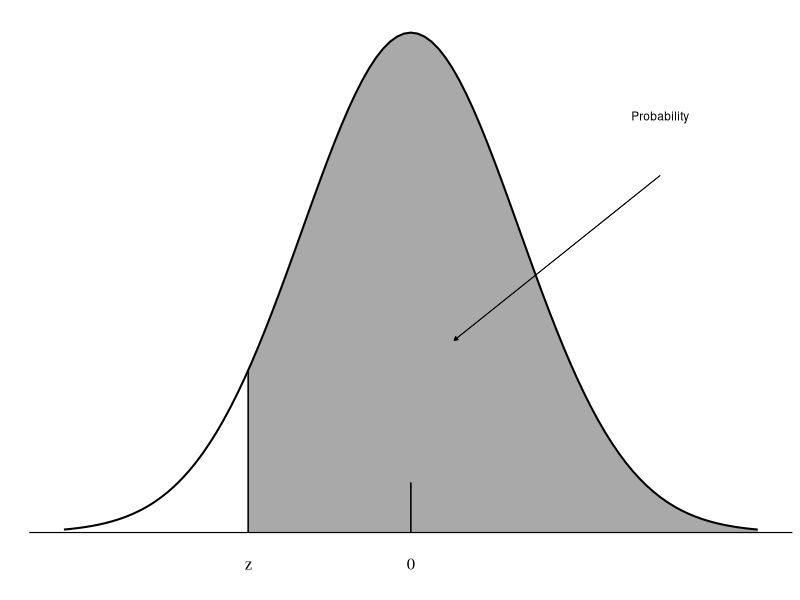

The R source for this figure: (Note: this script raises an error after producing the figure.)
## ---- chunk 1
knitr::opts_chunk$set(
  echo = FALSE, cache = FALSE, comment = "", warning = FALSE, message = FALSE,
  fig.height = 1.4, fig.width = 2.2, fig.align = "center"
)
## ---- chunk 2
library(ggplot2); theme_set(theme_classic())
library(xtable)


x_right <- seq(-1.5, 3.2, by = 0.001)
shaded_right <- data.frame(x = x_right, y = dnorm(x_right))

ggplot(data.frame(x = c(-3.2, 3.2))) +
  geom_area(data = shaded_right, aes(x = x, y = y), fill = "darkgray") +
  stat_function(fun = dnorm, lwd = 0.7) +
  geom_hline(yintercept = 0, lwd = 0.4) +
  geom_segment(x = 0, y = 0, xend = 0, yend = dnorm(0)/10, lwd = 0.4) +
  geom_segment(x = -1.5, y = 0, xend = -1.5, yend = dnorm(-1.5), lwd = 0.4) +
  geom_segment(
    x = 2.3, y = dnorm(0)/1.4, 
    xend = 0.4, yend = dnorm(0)/2.6, 
    arrow = arrow(length = unit(0.1, "cm"), type = "closed"),
    size = 0.3
  ) +
  annotate(geom = "text", 
    x = 2.3, y = dnorm(0)/1.2,
    label = "Probability",
    size = 3
  ) +
  scale_x_continuous(limits = c(-3.2, 3.2), breaks = c(-1.5, 0), 
    labels = c("z", 0)
  ) +
  labs(x = "", y = "") +
  theme(
    axis.text.y = element_blank(), axis.ticks = element_blank(),
    axis.line = element_blank(), axis.title.x = element_text(size = 12),
    axis.text.x = element_text(size = 12, color = "black", 
      margin = margin(t = -2)
    ),
    text = element_text(family = "serif")
  )
## ---- chunk 3

# negative z-scores
z_neg <- seq(-3.49, 0, by = 0.01)
cum_probs <- round(pnorm(z_neg, lower.tail = FALSE), input$round_digits)
table_probs <- matrix(cum_probs, nrow = length(seq(-3.4, 0, 0.1)), byrow = TRUE)

# important to rotate!!
rotate <- function(x) t(apply(x, 1, rev))
table_probs_new <- rotate(table_probs)

first_col <- formatC(signif(seq(-3.4, 0, 0.1), 2), format = "f", digits = 1)
first_col[length(first_col)] <- "-0.0"
table_probs_new <- cbind.data.frame(first_col, table_probs_new)

col_names <- formatC(signif(seq(0, 0.09, 0.01), 2), format = "f", digits = 2)
col_names_centered <- paste0("\\multicolumn{1}{c}{", col_names, "}")

colnames(table_probs_new) <- c("z", col_names_centered)


if (input$drop_lead_zeros) {
  table_probs_new <- apply(table_probs_new, 2,
    function(.) gsub("^(-?)0.", "\\1.", .)
  )

  colnames(table_probs_new) <- gsub("\\{0.", "\\{.", colnames(table_probs_new))
}


format_text <- function(x) {
  x <- gsub("-", "$-$", x)
  x <- gsub("z", "$z$", x)
  x
}


addtorow <- list(
  pos = as.list(seq(4, 29, by = 5)), 
  command = rep("\\vspace{0.08in}", 6)
)


print(
  xtable::xtable(table_probs_new, 
    digits = c(2, 2, rep(input$round_digits, 10)),
    align = c("c|", "c|", rep("r", 10)),
    type = "latex"
  ),
  sanitize.text.function = format_text,
  include.rownames = FALSE,
  add.to.row = addtorow,
  comment = FALSE,
  booktabs = TRUE
)
## ---- chunk 4

x_right2 <- seq(1.5, 3.2, by = 0.001)
shaded_right2 <- data.frame(x = x_right2, y = dnorm(x_right2))

ggplot(data.frame(x = c(-3.2, 3.2))) +
  geom_area(data = shaded_right2, aes(x = x, y = y), fill = "darkgray") +
  stat_function(fun = dnorm, lwd = 0.7) +
  geom_hline(yintercept = 0, lwd = 0.4) +
  geom_segment(x = 0, y = 0, xend = 0, yend = dnorm(0)/10, lwd = 0.4) +
  geom_segment(x = 1.5, y = 0, xend = 1.5, yend = dnorm(1.5), lwd = 0.4) +
  geom_segment(
    x = 2.3, y = dnorm(0)/1.65, 
    xend = 1.75, yend = dnorm(0)/18, 
    arrow = arrow(length = unit(0.1, "cm"), type = "closed"),
    size = 0.3
  ) +
  annotate(geom = "text", 
    x = 2.3, y = dnorm(0)/1.4,
    label = "Probability",
    size = 3
  ) +
  scale_x_continuous(limits = c(-3.2, 3.2), breaks = c(0, 1.5), 
    labels = c(0, "z")
  ) +
  labs(x = "", y = "") +
  theme(
    axis.text.y = element_blank(), axis.ticks = element_blank(),
    axis.line = element_blank(), axis.title.x = element_text(size = 12),
    axis.text.x = element_text(size = 12, color = "black", 
      margin = margin(t = -2)
    ),
    text = element_text(family = "serif")
  )
## ---- chunk 5

# positive z-scores
z_pos <- seq(0, 3.49, by = 0.01)
cum_probs2 <- round(pnorm(z_pos, lower.tail = FALSE), input$round_digits)
table_probs2 <- matrix(cum_probs2, nrow = length(seq(0, 3.4, 0.1)), byrow = TRUE)

first_col2 <- formatC(signif(seq(0, 3.4, 0.1), 2), format = "f", digits = 1)
table_probs_new2 <- cbind.data.frame(first_col2, table_probs2)

col_names <- formatC(signif(seq(0, 0.09, 0.01), 2), format = "f", digits = 2)
col_names_centered <- paste0("\\multicolumn{1}{c}{", col_names, "}")

colnames(table_probs_new2) <- c("z", col_names_centered)


if (input$drop_lead_zeros) {
  table_probs_new2 <- apply(table_probs_new2, 2, 
    function(.) gsub("^(-?)0.", "\\1.", .)
  )
  
  colnames(table_probs_new2) <- gsub("\\{0.", "\\{.", colnames(table_probs_new2))
}


format_text <- function(x) {
  x <- gsub("z", "$z$", x)
  x
}


addtorow <- list(
  pos = as.list(seq(4, 29, by = 5)), 
  command = rep("\\vspace{0.08in}", 6)
)


print(
  xtable::xtable(table_probs_new2, 
    digits = c(2, 2, rep(input$round_digits, 10)),
    align = c("c|", "c|", rep("r", 10)),
    type = "latex"
  ),
  sanitize.text.function = format_text,
  include.rownames = FALSE,
  add.to.row = addtorow,
  comment = FALSE,
  booktabs = TRUE
)
## ---- chunk 6
if (input$include_crit_z_table == TRUE) {

  conf_level <- c(0.8, 0.9, 0.95, 0.99)
  crit_z <- qnorm(conf_level + (1 - conf_level)/2)
  crit_z[c(2, 4)] <- round(crit_z[c(2, 4)], 3)
  crit_z[c(1, 3)] <- formatC(crit_z[c(1, 3)], format = "f", digits = 2)
  
  conf_level_table <- paste0(conf_level*100, "%")
  
  crit_z_table <- cbind.data.frame(conf_level_table, crit_z)
  names(crit_z_table) <- c("Confidence Level", "Critical Z")
  
  
  crit_table <- xtable(crit_z_table, 
    align = c("c", "c", "l"),
    type = "latex"
  )
  
  
  x_middle <- seq(-1.645, 1.645, by = 0.001)
  shaded_middle <- data.frame(x = x_middle, y = dnorm(x_middle))

  crit_plot <- ggplot(data.frame(x = c(-3.2, 3.2))) +
    geom_area(data = shaded_middle, aes(x = x, y = y), fill = "darkgray") +
    stat_function(fun = dnorm, lwd = 0.7) +
    geom_hline(yintercept = 0, lwd = 0.4) +
    geom_segment(x = 0, y = 0, xend = 0, yend = dnorm(0)/10, lwd = 0.4) +
    geom_segment(x = -1.645, y = 0, xend = -1.645, yend = dnorm(-1.645), lwd = 0.4) +
    geom_segment(x = 1.645, y = 0, xend = 1.645, yend = dnorm(1.645), lwd = 0.4) +
    geom_segment(
      x = -2.3, y = dnorm(0)/1.6,
      xend = -0.4, yend = dnorm(0)/2.6,
      arrow = arrow(length = unit(0.1, "cm"), type = "closed"),
      size = 0.3
    ) +
    annotate(geom = "text",
      x = -2.3, y = dnorm(0)/1.2,
      label = "Confidence\nLevel (%)",
      size = 3
    ) +
    scale_x_continuous(limits = c(-3.2, 3.2), breaks = c(-1.645, 0, 1.645),
      labels = c("-z", 0, "z")
    ) +
    labs(x = "", y = "") +
    theme(
      axis.text.y = element_blank(), axis.ticks = element_blank(),
      axis.line = element_blank(), axis.title.x = element_text(size = 12),
      axis.text.x = element_text(size = 12, color = "black", 
        margin = margin(t = -2)
      ),
      text = element_text(family = "serif"), 
      plot.margin = grid::unit(c(0,0,0,0), "mm")
    )
}
## ---- chunk 7
if (input$include_crit_z_table == TRUE) {
  print(crit_table, 
    include.rownames = FALSE,
    comment = FALSE,
    booktabs = TRUE,
    floating = FALSE
  )
}
## ---- chunk 8
if (input$include_crit_z_table == TRUE) crit_plot
